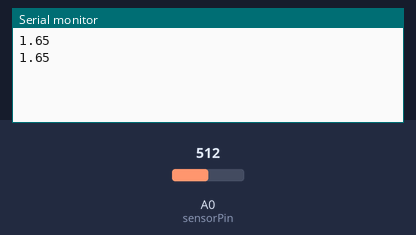
Recording of a sketch running on a simulated Arduino Uno, built with avr-gcc and run on an emulated ATmega328P. On the bench: the last lines printed to the serial monitor. Inputs (shaded band) come from the test bench; at power-on: A0 (sensorPin) = 512.

Above: at 1.8 s.
1.9 s: A0 (sensorPin) set to 716
At 2.4 s:
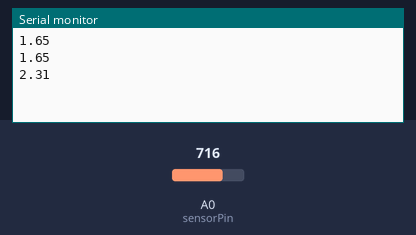
3.4 s: A0 (sensorPin) set to 900
At 4.8 s:
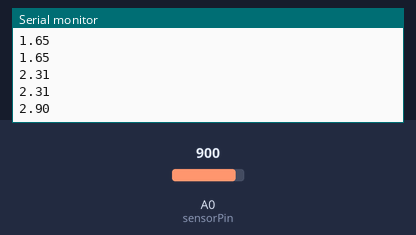
Timing chart, 0 to 6.4 s (numbered marks = the images above; inputs shaded):
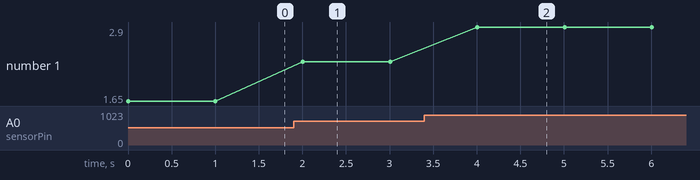

The sketch:

potencio.ino
```cpp
#include <SoftwareSerial.h>


int sensorPin = A0;
float sensorValue = 0;


SoftwareSerial ser(2,3);//Rx Tx

void setup() {

  pinMode(sensorPin,INPUT);
  Serial.begin(115200);
  ser.begin(115200);
}

void loop() {

  sensorValue = (3.3*analogRead(sensorPin))/1023;
  ser.println(sensorValue);
  Serial.println(sensorValue);
  delay(1000);
}
```

Measured:
- after the input at 1.9 s, the serial monitor: prints a new line after 0.10 s (image 1)
- after the input at 3.4 s, the serial monitor: prints a new line after 0.61 s (image 2)
- plotted number 1: 1.65 → 2.31 after the input at 1.9 s, 2.31 → 2.9 after the input at 3.4 s
